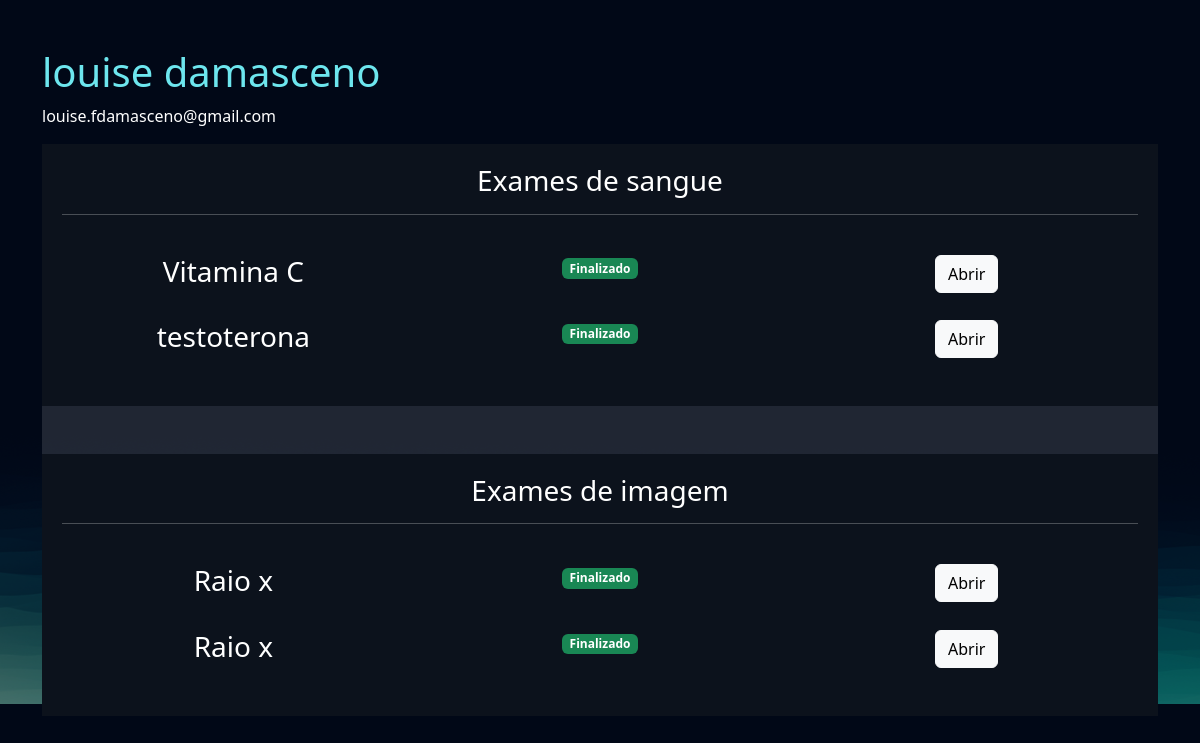
The app's page /empresarial/cliente/3 (signed in) with its own data.
### exames/models.py (models this page shows, shortened)
class SolicitacaoExame(models.Model):
    choice_status = (
        ('E', 'Em análise'),
        ('F', 'Finalizado')
    )
    usuario = models.ForeignKey(User, on_delete=models.DO_NOTHING)
    exame = models.ForeignKey(TiposExames, on_delete=models.DO_NOTHING)
    status = models.CharField(max_length=2, choices=choice_status)
    resultado = models.FileField(upload_to="resultados", null=True, blank=True)
    requer_senha = models.BooleanField(default=False)
    senha = models.CharField(max_length=6, null=True, blank=True)
    def badge_template(self):
        if self.status == 'E':
            classes_css = 'bg-warning text-dark'
            texto = "Em análise"
        elif self.status == 'F':
            classes_css = 'bg-success'
            texto = "Finalizado"
        return mark_safe(f"<span class='badge bg-primary {classes_css}'>{texto}</span>")

class TiposExames(models.Model):
    tipo_choices = (
        ('I', 'Exame de imagem'),
        ('S', 'Exame de Sangue')
    )
    nome = models.CharField(max_length=50)
    tipo = models.CharField(max_length=2, choices=tipo_choices)
    preco = models.FloatField()
    disponivel = models.BooleanField(default=True)
    horario_inicial = models.IntegerField()
    horario_final = models.IntegerField()

### empresarial/views.py (the view)
# urls.py: path('cliente/<int:cliente_id>', views.cliente, name="cliente"),
@staff_member_required
def cliente(request, cliente_id):
    cliente = User.objects.get(id=cliente_id)
    exames = SolicitacaoExame.objects.filter(usuario=cliente)
    return render(request, 'cliente.html', {'cliente': cliente, 'exames': exames})

### empresarial/templates/cliente.html (shortened to what this page needs)
{% extends "bases/base.html" %}
{% load static %}
{% block 'head' %}
    <link href="{% static 'exames/css/exames.css' %}" rel="stylesheet">
    <link href="{% static 'exames/css/gerenciar_pedidos.css' %}" rel="stylesheet">
    <link href="{% static 'exames/css/gerenciar_exames.css' %}" rel="stylesheet">
{% endblock 'head' %}
{% block 'conteudo' %}
    <br>
    <br>
    <div class="container">
        <h3 class="font-destaque">{{cliente.get_full_name}}</h3>
        <p>{{cliente.email}}</p>
        <div class="card card-view">
            <div class="sub-card">
                <h3>Exames de sangue</h3>
                <hr>
                <br>
                {% for exame in exames  %}
                    {% if  exame.exame.tipo == 'S'%}
                        <div class="row">
                            <div class="col-md"><h3>{{exame.exame.nome}}</h3></div>
                            <div class="col-md">{{exame.badge_template}}</div>
                            <div class="col-md">
                                <a href="{% url "exame_cliente" exame.id %}" class="btn btn-light">Abrir</a>
                            </div>
                        </div>
                        <br>
                    {% endif %}
                {% endfor %}
            </div>
            <br>
            <br>
            <div class="sub-card">
                <h3>Exames de imagem</h3>
                <hr>
                <br>
                {% for exame in exames  %}
                    {% if  exame.exame.tipo == 'I'%}
                        <div class="row">
                            <div class="col-md"><h3>{{exame.exame.nome}}</h3></div>
                            <div class="col-md">{{exame.badge_template}}</div>
                            <div class="col-md"><a href="#" class="btn btn-light">Abrir</a></div>
                        </div>
                        <br>
                    {% endif %}
                {% endfor %}
            </div>
        </div>
    </div>
{% endblock 'conteudo' %}

### templates/static/geral/css/base.css (style rules this page uses)
:root { --main-color: #151C34; --dark-color: #0C121C ; --light-color: #6DE6EE; --contrast-color: #f4c96b; --differential-color: #066668; }
* { color: white }
.font-destaque { color: var(--light-color); font-size: 40px; }

### templates/static/exames/css/exames.css (style rules this page uses)
body { background-image: url('/static/geral/img/bg2.png'); background-size: cover; }
.card { background-color: rgba(217, 217, 217, .14); color: white; padding: 15px; }

### templates/static/exames/css/gerenciar_pedidos.css (style rules this page uses)
.card-view { text-align: center; padding: 0; border: none; height: 70vh; }

### templates/static/exames/css/gerenciar_exames.css (style rules this page uses)
.sub-card { background-color: var(--dark-color); padding: 20px; }

### records on screen
SolicitacaoExame: exame.nome "Vitamina C", badge_template "Finalizado"
SolicitacaoExame: exame.nome "testoterona", badge_template "Finalizado"
SolicitacaoExame: exame.nome "Raio x", badge_template "Finalizado"
SolicitacaoExame: exame.nome "Raio x", badge_template "Finalizado"

### other values on screen
{{ cliente.get_full_name }} "louise damasceno"
{{ cliente.email }} "louise.fdamasceno@gmail.com"
